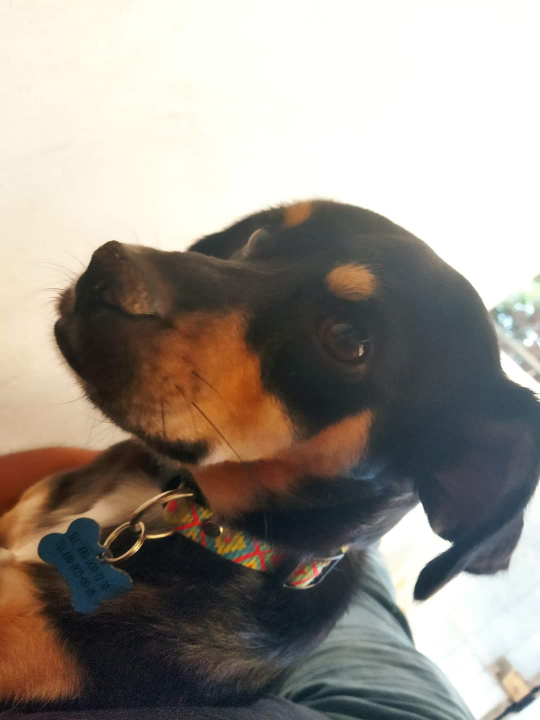
#> input picture img/taquito_01.jpeg, 1080 x 1440 px, found by its file name (shown at 1/2 size)
$ jupyter execute --allow-errors 'UP_Semana_1_Viernes_y_Sábado_Numpy.ipynb'   (shell and % lines are left out)
#> lines starting #> are read from the running program, lines starting #| are printed output that depends on the picture
<a href="https://colab.research.google.com/github/abxda/python/blob/main/UP_Semana_1_Viernes_y_S%C3%A1bado_Numpy.ipynb" target="_parent"></a>

[cell 1]
import numpy as np

# Creando un array NumPy
array_np = np.array([1, 2, 3, 4, 5])
print(array_np)

[cell 2]
print([1, 2, "tres", 4, 5])

[cell 3]
array_np + 2

[cell 4]
type(array_np)

[cell 5]
array_from_tuple = np.array((1, 2, 3, 4, 5))
print(array_from_tuple)

[cell 6]
# Lista de Python
lista_py = [1, 2, 3, 4, 5]

[cell 7]
array_int32 = np.array([1, 2, 3, -4, -5], dtype=np.int32)
array_int64 = np.array([1, 2, 3, -4, -5], dtype=np.int64)

[cell 8]
array_int32

[cell 9]
array_int64

[cell 10]
# Calcular el tamaño en memoria
tamaño_int32 = array_int32.nbytes
tamaño_int64 = array_int64.nbytes

print(f"El tamaño de memoria de array_int32 es: {tamaño_int32} bytes")
print(f"El tamaño de memoria de array_int64 es: {tamaño_int64} bytes")

[cell 11]
array_float32 = np.array([1.5, 2.5, 3.5, -4.5], dtype=np.float32)
array_float64 = np.array([1.5, 2.5, 3.5, -4.5], dtype=np.float64)
# Calcular el tamaño en memoria
tamaño_float32 = array_float32.nbytes
tamaño_float64 = array_float64.nbytes

print(f"El tamaño de memoria de array_float32 es: {tamaño_float32} bytes")
print(f"El tamaño de memoria de array_float64 es: {tamaño_float64} bytes")

[cell 12]
array_string = np.array(["apples", "bananas", "cherry"], dtype=np.bytes_)
tamaño_string = array_string.nbytes
print(f"El tamaño de memoria de array_string es: {tamaño_string} bytes")

[cell 13]
array_string = np.array(["apples", "bananas", "cherry"], dtype=np.str_)
tamaño_string = array_string.nbytes
print(f"El tamaño de memoria de array_string es: {tamaño_string} bytes")

[cell 14]
strings = np.array(["Hola", "mundo", "esto", "es", "una", "prueba"], dtype=np.bytes_)
tamaño_string2 = strings.nbytes
print(f"El tamaño de memoria de array_string2 es: {tamaño_string2} bytes")

[cell 15]
strings = np.array(["Hola", "mundo", "esto", "es", "uña", "prueba"], dtype=np.str_)
tamaño_string2 = strings.nbytes
print(f"El tamaño de memoria de array_string2 es: {tamaño_string2} bytes")

[cell 16]
strings = np.array(["Hola", "mundo", "esto", "es", "uña", "prueba"], dtype=np.str_)
tamaño_string2 = strings.nbytes
print(f"El tamaño de memoria de array_string2 es: {tamaño_string2} bytes")

[cell 17]
# Crear un array de NumPy con emojis y especificar el tipo como unicode
emojis_array = np.array(["😀", "😂", "🤔", "😍", "🙄", "😎"], dtype=np.str_)
# Calcular el tamaño en memoria del array de emojis
tamaño_emojis = emojis_array.nbytes
# Imprimir el tamaño en memoria del array de emojis
print(f"El tamaño de memoria de emojis_array es: {tamaño_emojis} bytes")

#> (a cell that did not finish here is left out)

[cell 19]
import numpy as np
import time

# Tamaño grande del conjunto de datos
tamaño = 1000000

inicio_numpy = time.time()
array_np = np.arange(tamaño)
array_np_modificado = array_np + 2
fin_numpy = time.time()
tiempo_numpy = fin_numpy - inicio_numpy
print( f"Operación con array de NumPy: Resultado {array_np_modificado[:10]}  Tiempo: {tiempo_numpy}")

[cell 20]
import time

# Definimos el tamaño de la lista
tamaño = 1000000  # Por ejemplo, un millón de elementos
inicio_lista = time.time()
lista_py = list(range(tamaño))
lista_py_modificada = []
for x in lista_py:
    lista_py_modificada.append(x + 2)
fin_lista = time.time()
tiempo_lista_for = fin_lista - inicio_lista
print(f"Operación con listas de Python: Resultado {lista_py_modificada[:10]} Tiempo: {tiempo_lista_for}")

[cell 21]
inicio_lista = time.time()
lista_py = list(range(tamaño))
lista_py_modificada = [x + 2 for x in lista_py]
fin_lista = time.time()
tiempo_lista = fin_lista - inicio_lista
print( f"Operación con listas de Python: Resultado {lista_py_modificada[:10]}  Tiempo: {tiempo_lista}")

[cell 22]
tiempo_lista_for/tiempo_numpy

[cell 23]
tiempo_lista/tiempo_numpy

[cell 24]
# Creación de un arreglo unidimensional para almacenar edades
edades = np.array([20, 22, 25, 21, 19])

# Impresión del arreglo de edades
print(edades)

[cell 25]
edades.shape

[cell 26]
temperaturas = np.array([
    [18, 20, 22, 24, 23, 21, 19],
    [19, 21, 23, 25, 24, 22, 20],
    [20, 22, 24, 26, 25, 23, 21],
    [21, 23, 25, 27, 26, 24, 22],
    [22, 24, 26, 28, 27, 25, 23],
    [23, 25, 27, 29, 28, 26, 24],
    [24, 26, 28, 30, 29, 27, 25],
])

# Impresión de la matriz de temperaturas
print(temperaturas)

[cell 27]
temperaturas.shape

[cell 28]
# Supongamos que solo representamos los primeros 7 momentos del día para simplificar
# Registro de temperaturas para varias ciudades a lo largo del año por momento del día
temperaturas_pais = np.array([
    [ # Ciudad 1
        [18, 20, 22, 24, 23, 21, 19],
        [19, 21, 23, 25, 24, 22, 20],
        # ... (resto de días del año)
    ],
    [ # Ciudad 2
        [20, 22, 24, 26, 25, 23, 21],
        [21, 23, 25, 27, 26, 24, 22],
        # ... (resto de días del año)
    ],
    # ... (resto de ciudades)
])

# La forma (shape) del arreglo nos da una idea de la estructura de los datos
print(temperaturas_pais)

[cell 29]
temperaturas_pais.shape

[cell 30]
import numpy as np

# Creando dos arrays para demostración
a = np.array([1, 2, 3])
b = np.array([4, 5, 6])

# Operaciones básicas
suma = a + b
resta = a - b
multiplicacion = a * b
division = a / b

print("Suma:", suma)
print("Resta:", resta)
print("Multiplicación:", multiplicacion)
print("División:", division)

[cell 31]
# Creando un array para demostración
c = np.array([1, 2, 3, 4, 5, 6, 7, 8, 9])

# Funciones estadísticas
media = np.mean(c)
mediana = np.median(c)
varianza = np.var(c)
desviacion_estandar = np.std(c)

print("Media:", media)
print("Mediana:", mediana)
print("Varianza:", varianza)
print("Desviación Estándar:", desviacion_estandar)

[cell 32]
# 12 meses de datos en un array 1D
datos = np.arange(1, 13)
print(datos)
print(datos.shape)
# Reorganizar en una matriz 2D (1 año x 12 meses)
datos_reshape = datos.reshape((1, 12))
print("Datos reorganizados:\n", datos_reshape)
print(datos_reshape.shape)

[cell 33]
datos_reshape2 = datos.reshape((2, 3, 2))
print(datos_reshape2)

[cell 34]
datos_reshape2.shape

[cell 35]
datos.shape

[cell 36]
datos_reshape.shape

[cell 37]
# Redimensionar el array para incluir 2 años (replicando datos)
datos_resized = np.resize(datos, (2, 12))
print("Datos redimensionados:\n", datos_resized)

[cell 38]
datos_resized.shape

[cell 39]
# Concatenar dos arrays 1D
array_a = np.array([1, 2, 3])
array_b = np.array([4, 5, 6])
array_concatenado = np.concatenate((array_a, array_b))
print("Array concatenado:", array_concatenado)

# Dividir un array en 3 partes iguales
array_dividido = np.split(array_concatenado, 3)
print("Array dividido:", array_dividido)

[cell 40]
type(array_dividido)

[cell 41]
type(array_concatenado)

[cell 42]
import numpy as np

# Creamos un arreglo con NumPy
arr = np.array([4, 7, 2])
#      INDEX    0  1  2

[cell 43]
arr.shape

[cell 44]
arr.ndim

[cell 45]
# Imprimimos el segundo elemento del arreglo
print(arr[1])

[cell 46]
arr = np.array([[2, 3, 4],
                [1, 2, 5],
                [3, 4, 3]])

[cell 47]
arr.ndim

[cell 48]
arr.shape

[cell 49]
arr

#> (a cell that did not finish here is left out)

[cell 51]
print(arr[1, 2])

[cell 52]
arr.ndim

[cell 53]
arr = np.array([[[2, 1], [4, 5], [6, 2]],
                [[3, 4], [7, 6], [10, 2]]])

[cell 54]
arr.ndim

[cell 55]
print(arr[1, 2, 0])

[cell 56]
arr = np.array([[2, 3, 4],  #-3
                [1, 2, 5],  #-2
                [3, 4, 3]]) #-1

[cell 57]
print(arr[-2, -2])

[cell 58]
arr = np.array([2,3,1,5,6])
print(arr[1:4])  # Esto imprimirá [3, 1, 5]

[cell 59]
print(arr[:4])  # Resultado: [2, 3, 1, 5]
print(arr[1:])  # Resultado: [3, 1, 5, 6]
print(arr[:])   # Resultado: [2, 3, 1, 5, 6]

[cell 60]
arr = np.array([[2, 3, 4, 3, 6],
                [1, 2, 5, 7, 5],
                [3, 4, 3, 3, 5],
                [5, 6, 3, 2, 1],
                [4, 3, 3, 5, 5],
                [3, 1, 4, 5, 6]])

[cell 61]
print(arr[1:3, 1:])

[cell 62]
print(arr[1])

[cell 63]
arr = np.array([[[2, 1], [4, 5], [6, 2]],
                [[3, 4], [7, 6], [10, 2]]])

[cell 64]
print(arr[:, 1:, :])

[cell 65]
arr = np.array([[[2, 1], [4, 5], [6, 2]],
                [[3, 4], [7, 6], [10, 2]]])

[cell 66]
import numpy as np

# Creamos un arreglo unidimensional con edades
edades = np.array([20, 22, 25, 27, 30])

[cell 67]
edades

[cell 68]
# Generamos una máscara booleana para edades mayores a 25
mascara = edades > 25

[cell 69]
mascara

[cell 70]
# Aplicamos la máscara para seleccionar solo las edades mayores a 25
edades_mayores = edades[mascara]

print(edades_mayores)  # Salida: [27 30]

[cell 71]
print(arr[:, 1:, 0])

[cell 72]
from skimage import io
import matplotlib.pyplot as plt
import numpy as np
# URL de la imagen en formato raw
url_imagen = 'https://raw.githubusercontent.com/abxda/python/main/img/taquito_01.jpeg'

# Leer la imagen desde la URL
taquito = io.imread(url_imagen)
#> taquito is the input picture: shape (1440, 1080, 3); mean R, G, B 152.5, 145.2, 137.1

# Mostrar la imagen
plt.imshow(taquito)

[cell 73]
type(taquito)

[cell 74]
taquito.shape
#> Out = (1440, 1080, 3)

[cell 75]
taquito

[cell 76]
taquito.shape
#> Out = (1440, 1080, 3)

[cell 77]
# Supongamos que 'taquito' es un ndarray que representa una imagen con píxeles

# Recortar la parte superior izquierda de la imagen
top_left_quarter = taquito[:taquito.shape[0]//2, :taquito.shape[1]//2]
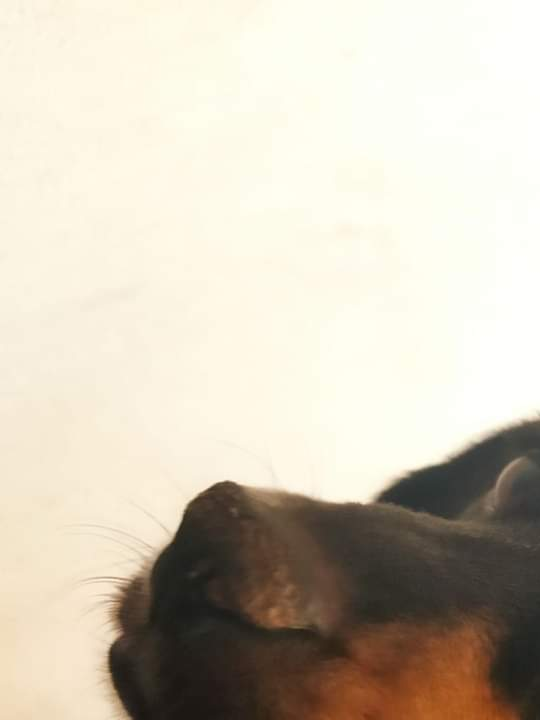
#> top_left_quarter: shape (720, 540, 3); mean R, G, B 207.5, 198.9, 183.7

# Crear una máscara para la mitad inferior de la imagen
mask_lower_half = np.zeros_like(taquito, dtype=bool)
mask_lower_half[taquito.shape[0]//2:] = True

# Oscurecer la mitad inferior de la imagen
taquito_darkened_lower = taquito.astype(float)  # Convertir a flotante
taquito_darkened_lower[mask_lower_half] *= 0.5  # Oscurecer los píxeles
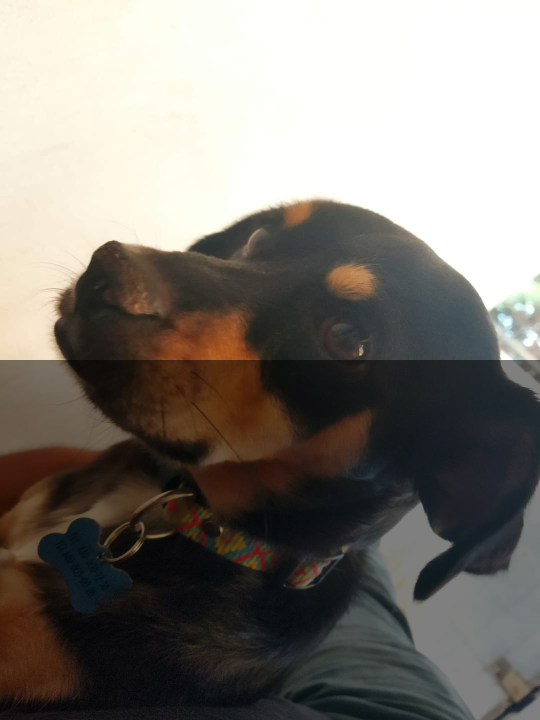
#> taquito_darkened_lower: shape (1440, 1080, 3) float64 (shown at 1/2 size); mean R, G, B 127.2, 122.5, 116.3
taquito_darkened_lower = taquito_darkened_lower.astype(np.uint8)  # Convertir de vuelta a uint8 si es necesario


# Mostrar la imagen original
plt.imshow(taquito)
plt.title('Original')

[cell 78]
plt.imshow(top_left_quarter)
plt.title('Esquina Superior Izquierda')
plt.show()

[cell 79]
plt.imshow(taquito_darkened_lower)
plt.title('Mitad Inferior Oscurecida')
plt.show()

[cell 80]
# Creemos un efecto espejo
taquito_reflejado = taquito[:, ::-1]
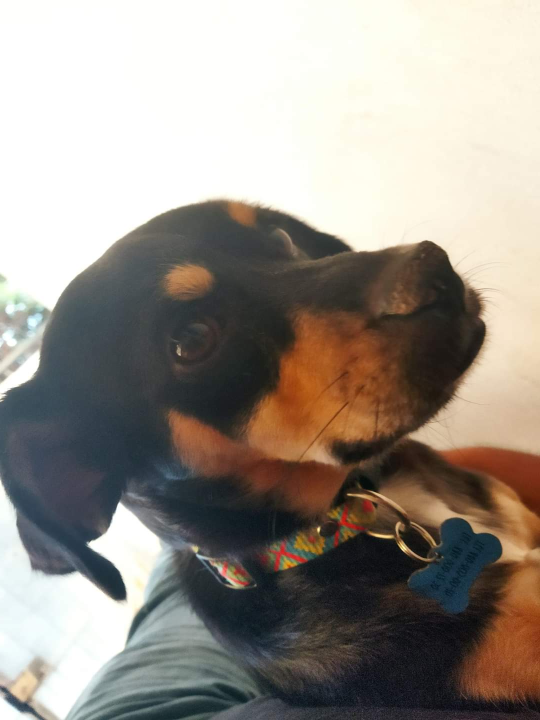
#> taquito_reflejado: shape (1440, 1080, 3) (shown at 1/2 size); mean R, G, B 152.5, 145.2, 137.1

plt.imshow(taquito_reflejado)
plt.axis('off')
plt.show()

[cell 81]
# Digamos que queremos resaltar solo los colores más brillantes de Taquito
luz_alta = taquito > 200  # Un umbral para 'brillo alto'
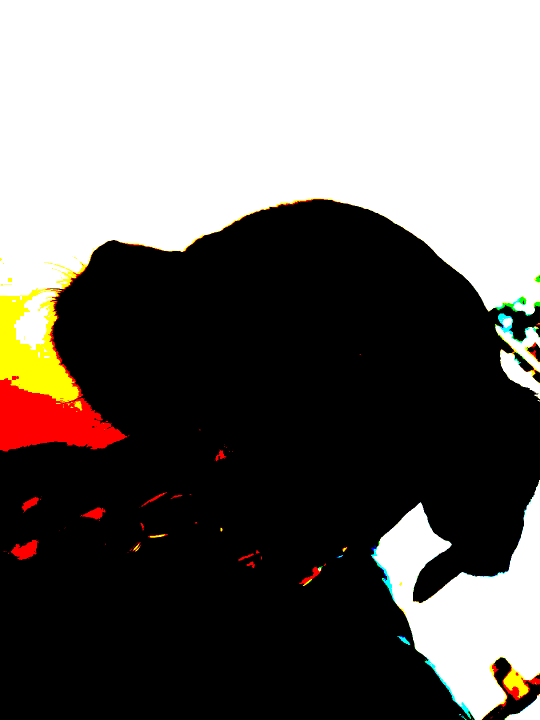
#> luz_alta: shape (1440, 1080, 3) bool (shown at 1/2 size); mean R, G, B 0.433, 0.417, 0.402
taquito_brillante = taquito * luz_alta
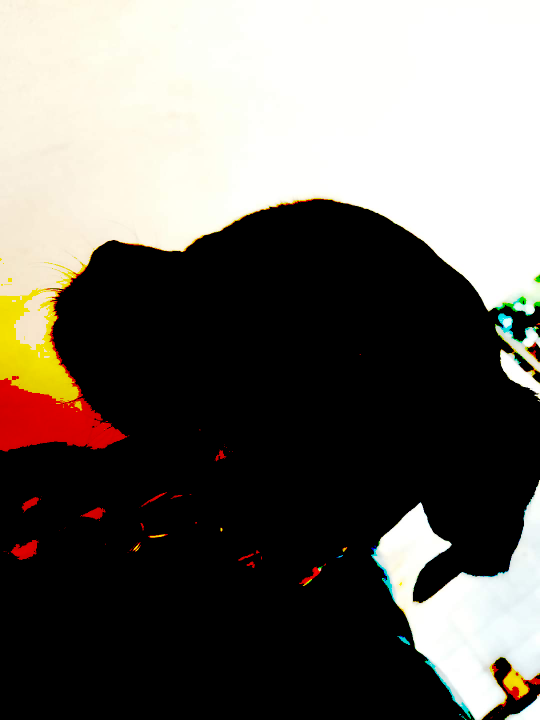
#> taquito_brillante: shape (1440, 1080, 3) (shown at 1/2 size); mean R, G, B 108.4, 104.1, 97.8
plt.imshow(taquito_brillante)
plt.show()
